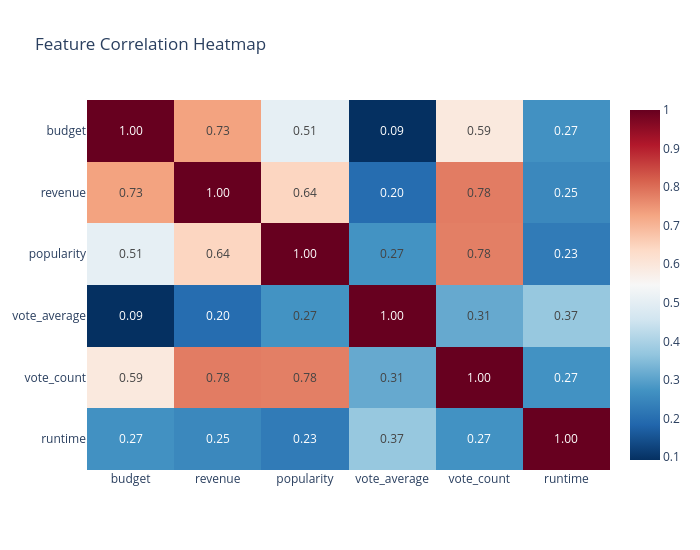

This figure's notebook cell:
### Markdown cell above
### 8.1 Correlation Analysis

### Code cell
# Correlation heatmap — use Plotly (same library as the web dashboard) for identical colors
import plotly.express as px_nb
import plotly.io as pio

numeric_cols = ['budget', 'revenue', 'popularity', 'vote_average', 'vote_count', 'runtime']
correlation_matrix = df[numeric_cols].corr()

fig_corr = px_nb.imshow(
    correlation_matrix, text_auto=".2f", aspect="auto",
    title="Feature Correlation Heatmap",
    color_continuous_scale="RdBu_r", template="plotly_white",
)
fig_corr.update_layout(width=700, height=550)
fig_corr.write_image(f'{FIG_DIR}/eda_correlation_heatmap.png', scale=2)
fig_corr.show()

# Filter for budget/revenue visualizations
df_viz = df[(df['budget'] > 0) & (df['revenue'] > 0)].copy()

### Figure 1 — Plotly figure (JSON) as saved in the notebook; plotly's stock layout.template omitted (floating-point values rounded to 4 significant figures)
{"data": [{"coloraxis": "coloraxis", "hovertemplate": "x: %{x}<br>y: %{y}<br>color: %{z}<extra></extra>", "name": "0", "texttemplate": "%{z:.2f}", "type": "heatmap", "x": ["budget", "revenue", "popularity", "vote_average", "vote_count", "runtime"], "xaxis": "x", "y": ["budget", "revenue", "popularity", "vote_average", "vote_count", "runtime"], "yaxis": "y", "z": [[1, 0.7308, 0.5053, 0.09222, 0.5931, 0.2698], [0.7308, 1, 0.6447, 0.1973, 0.7814, 0.2512], [0.5053, 0.6447, 1, 0.2742, 0.7781, 0.2254], [0.09222, 0.1973, 0.2742, 1, 0.3137, 0.3719], [0.5931, 0.7814, 0.7781, 0.3137, 1, 0.272], [0.2698, 0.2512, 0.2254, 0.3719, 0.272, 1]]}], "layout": {"coloraxis": {"colorscale": [[0, "rgb(5,48,97)"], [0.1, "rgb(33,102,172)"], [0.2, "rgb(67,147,195)"], [0.3, "rgb(146,197,222)"], [0.4, "rgb(209,229,240)"], [0.5, "rgb(247,247,247)"], [0.6, "rgb(253,219,199)"], [0.7, "rgb(244,165,130)"], [0.8, "rgb(214,96,77)"], [0.9, "rgb(178,24,43)"], [1, "rgb(103,0,31)"]]}, "height": 550, "title": {"text": "Feature Correlation Heatmap"}, "width": 700, "xaxis": {"anchor": "y", "domain": [0, 1]}, "yaxis": {"anchor": "x", "autorange": "reversed", "domain": [0, 1]}}}
